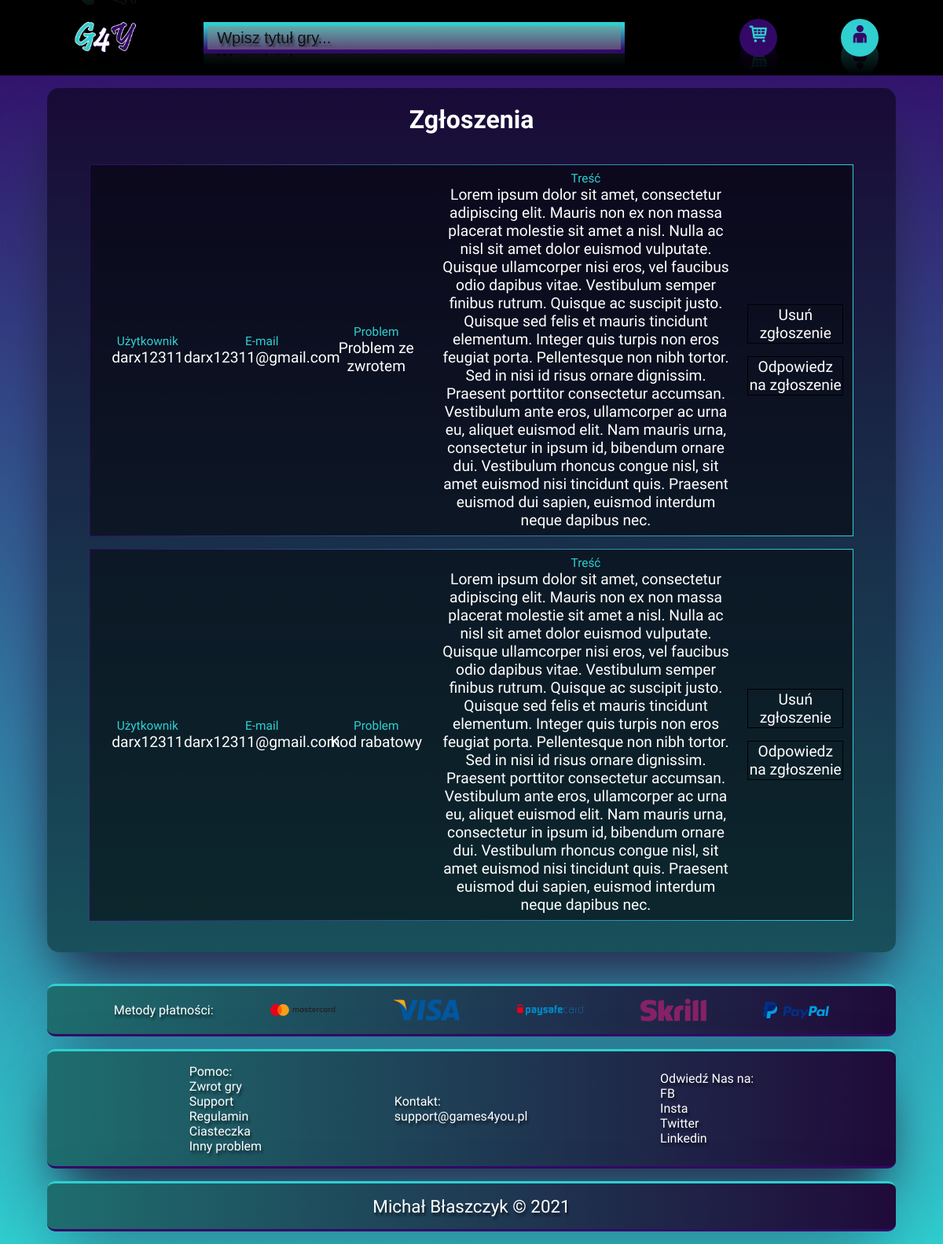
The page /notices.php (signed in) on the database its author committed.
### tables this page shows
CREATE TABLE `user` (
  `ID_User` int(7) NOT NULL,
  `Login` varchar(100) NOT NULL,
  `Password` varchar(512) NOT NULL,
  `ID_Additional_data` int(7) DEFAULT NULL,
  `ID_Rank` int(2) NOT NULL
);

CREATE TABLE `additional_data` (
  `ID_Additional_data` int(7) NOT NULL,
  `ID_Country` int(3) DEFAULT NULL,
  `Name` varchar(200) DEFAULT NULL,
  `Surname` varchar(200) DEFAULT NULL,
  `Postal_code` varchar(7) DEFAULT NULL,
  `City` varchar(200) DEFAULT NULL,
  `Street` varchar(200) DEFAULT NULL,
  `Street_number` varchar(5) DEFAULT NULL,
  `House_number` varchar(5) DEFAULT NULL,
  `Email` varchar(250) NOT NULL
);

CREATE TABLE `issue` (
  `ID_Issue` int(2) NOT NULL,
  `Issue` varchar(250) NOT NULL
);

CREATE TABLE `notices` (
  `ID_Notices` int(9) NOT NULL,
  `ID_User` int(7) NOT NULL,
  `ID_Issue` int(2) NOT NULL,
  `Notice` varchar(2000) NOT NULL
);

### php/Database.php (called while the page is built, shortened)
<?php
    class Database {
        function getNotices($pdo){
            if ($pdo) {
                $sth = $pdo->prepare('SELECT `notices`.`ID_Notices`, `user`.`Login`, `additional_data`.`Email`, `issue`.`Issue`, `notices`.`Notice` FROM `user`, `additional_data`, `issue`, `notices` WHERE `user`.`ID_Additional_data`=`additional_data`.`ID_Additional_data` AND `notices`.`ID_User`=`user`.`ID_User` AND `notices`.`ID_Issue` = `issue`.`ID_Issue`;');
                $sth->execute();
                return $sth->fetchAll(PDO::FETCH_NUM);
            } else {
                return 'Database error';
            }
        }
    }
?>

### php/Admin.php (the view, shortened to what this page needs)
<?php
    require_once("Database.php");
    class Admin {
        function drawAllNotices($db, $pdo) {
            $notices = $db->getNotices($pdo);
            echo '<h1 class="h1-admin-panel">Zgłoszenia</h1>';
            for($i = 0; $i < sizeof($notices); $i++) {
                echo '
                <div class="game-rating-container notice-container">
                    <div class="small-notice">
                        <span class="info-label">
                            Użytkownik
                        </span>
                        '.$notices[$i][1].'
                    </div>
                    <div class="small-notice">
                        <span class="info-label">
                            E-mail
                        </span>
                        '.$notices[$i][2].'
                    </div>
                    <div class="small-notice">
                        <span class="info-label">
                            Problem
                        </span>
                        '.$notices[$i][3].'
                    </div>
                    <div class="large-notice">
                        <span class="info-label">
                            Treść
                        </span>
                        '.$notices[$i][4].'
                    </div>
                    <div class="small-notice">
                        <a class="edit-game-panel notice-panel" href="usun?id='.$notices[$i][0].'&what=1" title="Usuń zgłoszenie">
                            Usuń zgłoszenie
                        </a>
                        <a class="edit-game-panel notice-panel" href="odpowiedz?id='.$notices[$i][0].'" title="Odpowiedz na zgłoszenie">
                            Odpowiedz na zgłoszenie
                        </a>
                    </div>
                </div>';
            }
        }
        function drawMainAdminHeader() {
            echo '<div id="main-header">
        <a href="admin-panel" title="Przejdź do strony głównej">
            <div id="logo">
                <img src="./img/web/icon.webp" alt="Games4You">
            </div>
        </a>
        <div id="search">
            <input type="search" name="search" placeholder="Wpisz tytuł gry...">
        </div>
        <a ';
        if(isset($_SESSION['login'])) {
        echo 'href="koszyk" title="Zobacz swój koszyk" id="cart" class="icon-main-header">
            <i class="icon-basket icon"></i>';
        } else {
            echo 'href="logowanie" title="Zaloguj się, aby móc kupować gry" id="cart" class="icon-main-header">
            <i class="icon-basket icon"></i>';
        }
        echo'</a>
        <div id="account-container">';
            if(isset($_SESSION['login'])) {
                echo '<a href="konto" title="Zobacz swoje konto" id="account" class="icon-main-header">
                        <i class="icon-adult icon"></i>
                    </a>
                    <a href="konto" title="Zobacz swoje konto" class="hide-icon-main-header">Moje konto</a>
                    <a href="strona-glowna" title="Przejdź do strony głównej" class="hide-icon-main-header">Strona główna</a>
                    <a href="logout" title="Wyloguj się" class="hide-icon-main-header">Wyloguj się</a>';
            }
        echo '</div>
    </div>';
        }
    }
?>

### css/admin-style.css (style rules this page uses)
.h1-admin-panel { color: #FFF; font-size: 2em; width: 100%; text-align: center; }
.edit-game-panel { width: 10vw; height: 8vh; text-decoration: none; display: flex; justify-content: space-evenly; align-items: center; text-align: center; font-size: 1.2em; color: #FFF; border: 1px solid #000; transition: background-color, border, border-radius 0.25s ease-in-out; -webkit-transition: background-color, border, border-radius 0.25s ease-in-out; -moz-transition: background-color, border, border-radius 0.25s ease-in-out; -ms-transition: background-color, border, border-radius 0.25s ease-in-out; -o-transition: background-color, border, border-radius 0.25s ease-in-out; }
.small-notice, .large-notice { width: 15%; display: flex; justify-content: center; align-items: center; text-align: center; flex-direction: column; color: #FFF; font-size: 1.2em; padding: 1vh 0.5vw; box-sizing: border-box; }
.large-notice { width: 40% !important; }
.notice-container { height: fit-content !important; }
.notice-panel { height: 6vh; font-size: 1em; }
.notice-panel:last-child { margin-top: 2vh; }

### css/account-style.css (style rules this page uses)
.game-rating-container { width: 90%; height: 15vh; margin-left: auto; margin-right: auto; background-color: rgba(0, 0, 0, 0.5); border: 1px solid; border-image-slice: 1; border-width: 1px; border-image-source: linear-gradient(to left, #30cfd0, #330867); margin-top: 2vh; box-sizing: border-box; display: flex; flex-direction: row; }
.game-rating-container:last-child { margin-bottom: 2vh; }
.info-label { font-size: 0.8em; color: #30cfd0; }

### css/main-style.css (style rules this page uses)
html, body { margin: 0; padding: 0; font-family: 'Oswald', sans-serif; }
body { background: linear-gradient(to top, #30cfd0 0%, #330867 100%); background-attachment: fixed; }
#main-header { width: 100%; height: 12vh; background-color: rgba(0, 0, 0, 1); display: flex; justify-content: space-around; align-items: center; flex-direction: row; }
#logo { height: 12vh; -webkit-box-reflect: below -10vh linear-gradient(transparent, rgba(0,0,0,0.3)); }
#logo img { width: auto; height: inherit; }
#search { width: 60vw; height: 5vh; font-size: 2.5vh; display: flex; -webkit-box-reflect: below -1.5vh linear-gradient(transparent, rgba(0,0,0,0.3)); box-sizing: border-box; }
#search input, #label-submit-search { width: calc(60vw - 3rem); height: 5vh; font-size: 2.5vh; background: linear-gradient(180deg, rgba(48, 207, 208, 0.5), rgba(51, 8, 103, 0.5)); background-color: #888; padding-left: 1vw; text-shadow: 2px 4px 3px rgba(0, 0, 0, 0.5); border-image-slice: 1; border-width: 5px; border-image-source: linear-gradient(0deg, #330867, #30cfd0); box-sizing: border-box; }
#search input::placeholder { color: #111; }
.icon-main-header { width: 3em; height: 3em; border-radius: 50%; display: flex; -webkit-border-radius: 50%; -moz-border-radius: 50%; -ms-border-radius: 50%; -o-border-radius: 50%; background-color: #30cfd0; cursor: pointer; text-decoration: none; color: #330867; transition: all 0.5s ease-in-out; -webkit-transition: all 0.5s ease-in-out; -moz-transition: all 0.5s ease-in-out; -ms-transition: all 0.5s ease-in-out; -o-transition: all 0.5s ease-in-out; -webkit-box-reflect: below -1.5em linear-gradient(transparent, rgba(0,0,0,0.3)); }
#account-container { width: 3em; height: 3em; z-index: 1000; }
.icon { display: block; box-sizing: border-box; margin-top: calc(50% - 0.8em); margin-left: auto; margin-right: auto; text-align: center; font-size: 1.4em; }
#cart { background-color: #330867; }
#cart i { color: #30cfd0; }
@media only screen and (max-width: 1200px) { #main-header { justify-content: space-evenly; } }
@media only screen and (max-width: 1200px) { #search { width: 50vw; } }
@media only screen and (max-width: 1200px) { #search input { width: calc(50vw - 4rem); } }

### rows shown on the page
user: Login "darx12311", ID_Additional_data.Email "darx12311@gmail.com", issue.Issue "Problem ze zwrotem", notices.Notice "Lorem ipsum dolor sit amet, consectetur adipiscing elit. Mauris non ex non massa placerat molestie sit amet a nisl. Nulla ac nisl sit amet dolor euismod vulputate. Quisque ullamcorper nisi eros, vel faucibus odio dapibus vitae. Vestibulum semper finibus rutrum. Quisque ac suscipit justo. Quisque sed felis et mauris tincidunt elementum. Integer quis turpis non eros feugiat porta. Pellentesque non nibh tortor. Sed in nisi id risus ornare dignissim. Praesent porttitor consectetur accumsan. Vestibulum ante eros, ullamcorper ac urna eu, aliquet euismod elit. Nam mauris urna, consectetur in ipsum id, bibendum ornare dui. Vestibulum rhoncus congue nisl, sit amet euismod nisi tincidunt quis.…", issue.Issue "Kod rabatowy"
